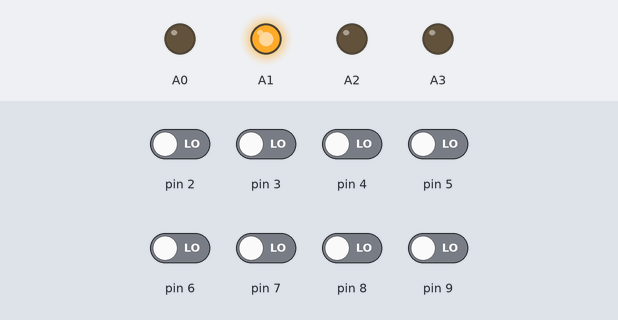
Recording of a sketch running on a simulated Arduino Uno, built with avr-gcc and run on an emulated ATmega328P. Shown: output pins drawn as LEDs (lit = HIGH). The inputs (shaded band) are chosen by the test bench; at power-on: pin 2–9 LOW.

Above: at 1.2 s.
1.3 s: pin 5 driven HIGH
At 2.7 s:
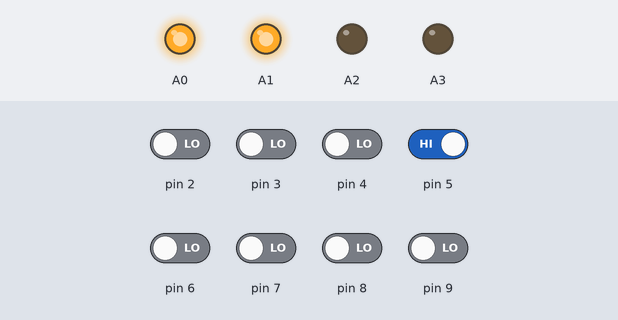
4.3 s: pin 3 driven HIGH
At 7.1 s:
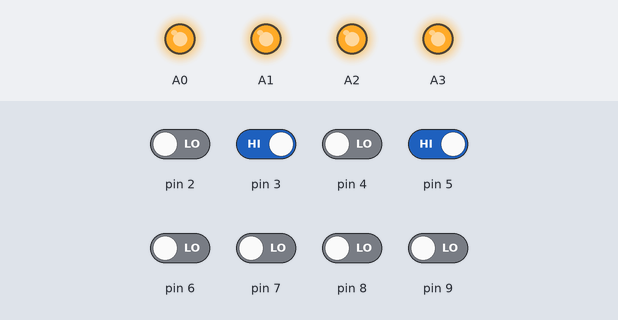
7.3 s: pin 5 driven LOW
At 8.5 s:
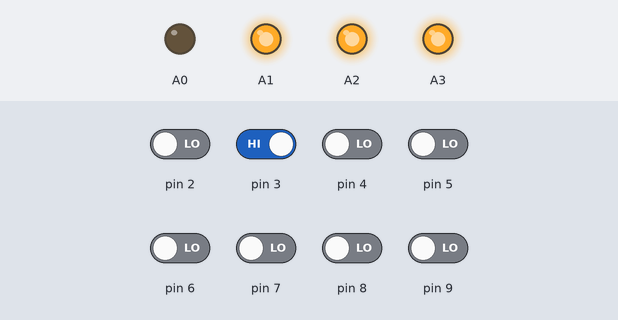
Timing chart, 0 to 10.3 s (numbered marks = the images above; inputs shaded):
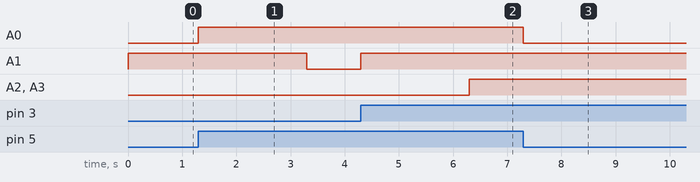

Measured:
- after the input at 1.3 s, A0: LOW → HIGH at once; A1: HIGH → LOW after 2.0 s
- after the input at 4.3 s, A1: LOW → HIGH at once; A2, A3: LOW → HIGH after 2.0 s
- after the input at 7.3 s, A0: HIGH → LOW at once; A1: stays HIGH (without the input it goes to LOW after 2.0 s); A2, A3: stays HIGH (without the input it goes to LOW after 0.00 s)

The sketch:

arduino_nano_slider.ino
```cpp
#include<Wire.h>
bool execute = 1;
int i;
int k = 7;
int Direction = 1;
int  x[10];
int last_fc = 7;
void setup(){
  pinMode(2,INPUT);
  pinMode(3,INPUT);
  pinMode(4,INPUT);
  pinMode(5,INPUT);
  pinMode(6,INPUT);
  pinMode(7,INPUT);
  pinMode(8,INPUT);
  pinMode(9,INPUT);
  pinMode(A3,OUTPUT);
  pinMode(A2,OUTPUT);
  pinMode(A0,OUTPUT);
  pinMode(A1,OUTPUT);
  Wire.begin(3);
  Serial.begin(9600);
  Wire.onReceive(receiveEvent);
}
void loop(){


  while(execute){
  get_plates ();         //real function
  execute = 1;
  }
   /*readfcs(); //testing fcs function
   printer();
   */

}


///////////////////////////////////////////////////////////functions////////////////////////////////////////////////////////////////////////////////////////////
void get_plates ()
{
 if(k > 1)
 {
  readfcs();

  if(x[1]!= 1 && Direction == 1)
   {
    suction_cup_out ();
   }
  if(x[1] == 1 && Direction == 1){
    motor_off ();
    Direction = -1;
    pompeon();
    electro_vanne_passant();
    delay(2000);
    suction_cup_in ();
}
if (x[k] == 1 && Direction == -1){
  motor_off();
  Direction = 1;
  k--;
  delay(2000);
  pompeoff();
  electro_vanne_ouvrant();
  delay(1000);
}
}}
void pompeon(){
  digitalWrite(A2,LOW);
  }
void pompeoff(){
  digitalWrite(A2,HIGH);
  }
void electro_vanne_passant(){
digitalWrite(A3,LOW);
}
void electro_vanne_ouvrant(){
digitalWrite(A3,HIGH);
}
void suction_cup_in ()
{
digitalWrite(A0,HIGH);
digitalWrite(A1,LOW);
}
void suction_cup_out()
{
  digitalWrite(A0,LOW);
  digitalWrite(A1,HIGH);
}
void motor_off ()
{
digitalWrite(A0,HIGH);
digitalWrite(A1,HIGH);
}
void receiveEvent(int howMany){
 execute = Wire.read();
}
void readfcs(){
 x[1] = digitalRead(5);
  x[2] = digitalRead(6);
  x[3] = digitalRead(7);
  x[4] = digitalRead(8);
  x[5] = digitalRead(9);
  x[6] = digitalRead(2);
  x[7] = digitalRead(3);
  x[8] = digitalRead(4);
}
void printer(){
  for (i=1;i<=8;i++)
{
  Serial.print(x[i]);
}
Serial.println();
}
```
